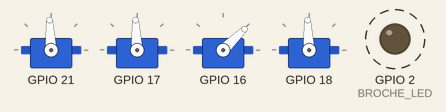
Simulated run of this sketch. Board: ESP32. Shown: 4 × servo, output pins drawn as LEDs (lit = HIGH). Dashed ring = blinking. Servo pulses on a pin are drawn as a servo (544–2400 µs = 0–180°); what the sketch prints to the serial monitor is not drawn.

Above: at 0.2 s.
Timing chart, 0 to 3.0 s (numbered marks = the images above):
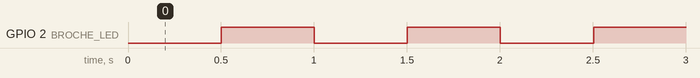

Measured:
- by itself, GPIO 2 (BROCHE_LED): alternates HIGH for 0.50 s and LOW for 0.50 s

The sketch:

esp32.ino
```cpp
// esp32/esp32.ino
// Contrôleur servo / arbitrage RC — AirHaum II
// Cible : WEMOS D1 MINI ESP32 (ESP32-WROOM-32) — remplace doc/archives/nano/nano.ino
// Carte Arduino IDE : « WEMOS D1 MINI ESP32 » (core esp32 3.x ; 2.x accepté)
//
// Décision de plateforme : doc/essais/E0.1.md (clôture du 2026-10-05).
// Protocole Pi ↔ contrôleur inchangé : doc/protocole_uart_arduino.md —
// aucune modification nécessaire côté Rust (src/drivers/controleur_servo.rs).
//
// Câblage — voir doc/interface_pi_rc_servos.md (numéros GPIO) :
//   UART0  USB             : flash + traces de débogage (115 200 bauds)
//   UART1  IO26 (RX)  ← Pi TX  (consignes, 57 600 bauds, 3,3 V direct)
//          IO19 (TX)  → Pi RX  (remontée état, 57 600 bauds, 3,3 V direct)
//   UART2  IO23 (RX)  ← récepteur RC, sortie iBUS (115 200 bauds), sans TX
//   IO21  → servo ailerons      (CH1)
//   IO17  → servo profondeur    (CH2)
//   IO16  → variateur (gaz)     (CH3)
//   IO18  → servo direction     (CH4)
//
// LED intégrée IO2 :
//   1 Hz  = aucune trame iBUS reçue
//   2 Hz  = RC perdu (plus de trame iBUS valide depuis DELAI_RC_PERDU_MS)
//   4 Hz  = RC OK

#include "RcIbus.h"

// ─── Broches ─────────────────────────────────────────────────────────────────

static const int8_t  BROCHE_PI_RX    = 26;
static const int8_t  BROCHE_PI_TX    = 19;
static const int8_t  BROCHE_IBUS_RX  = 23;
// iBUS en réception seule : -1 = aucune broche TX. Évite que le core
// rattache UART2 à sa broche TX par défaut (IO17), utilisée ici en sortie servo.
static const int8_t  BROCHE_IBUS_TX  = -1;

static const uint8_t BROCHE_AIL      = 21;
static const uint8_t BROCHE_PRO      = 17;
static const uint8_t BROCHE_GAZ      = 16;
static const uint8_t BROCHE_DIR      = 18;
static const uint8_t BROCHE_LED      = 2;

// ─── Ports série ─────────────────────────────────────────────────────────────

#define PORT_PI    Serial1
#define PORT_IBUS  Serial2
#define PORT_DEBUG Serial

// Traces lisibles sur l'USB (2 Hz) : n'interfèrent ni avec la liaison Pi
// ni avec l'iBUS, qui ont chacun leur UART. Commenter pour les retirer.
#define TRACES_USB

// ─── Protocole Pi ↔ contrôleur ───────────────────────────────────────────────

static const uint8_t  DEBUT_CONSIGNE  = 0xAA;
static const uint8_t  DEBUT_REMONTEE  = 0xBB;
static const uint8_t  TAILLE_CONSIGNE = 11;
// Remontée : 0xBB + fanions + 5 canaux×2 + gaz_applique×2 + checksum = 15 octets
static const uint8_t  TAILLE_REMONTEE = 15;

static const uint16_t US_MIN    = 1000;
static const uint16_t US_NEUTRE = 1500;
static const uint16_t US_MAX    = 2000;

static const uint32_t DELAI_CHIEN_DE_GARDE_MS = 2000UL;
static const uint32_t DELAI_RC_PERDU_MS       = 1000UL;

// Remontée à 50 Hz pour les campagnes de mesure (rejeu de E0.1) ; 10 Hz sinon.
// Avec l'iBUS, les valeurs remontées sont celles appliquées : pas de filtre.
// #define DIAGNOSTIC_REMONTEE_50HZ

#if defined(DIAGNOSTIC_REMONTEE_50HZ)
static const uint32_t PERIODE_REMONTEE_MS     =   20UL;
#else
static const uint32_t PERIODE_REMONTEE_MS     =  100UL;
#endif

// ─── Canaux RC ───────────────────────────────────────────────────────────────
// Index dans la trame de remontée (inchangés depuis le Nano) → canal iBUS.
// Canal d'arbitrage : CH7 (interrupteur SWA), comme sur le Nano. L'iBUS
// transporte jusqu'à 14 canaux, la limite de 6 voies du FS-iA6B ne vaut que
// pour ses sorties PWM. Si l'émetteur n'émet que 6 canaux, réaffecter SWA
// à CH5 ou CH6 (doc/essais/E0.1.md) et changer CANAL_IBUS_ARBITRAGE.

static const uint8_t CH_AIL        = 0;
static const uint8_t CH_PRO        = 1;
static const uint8_t CH_GAZ        = 2;
static const uint8_t CH_DIR        = 3;
static const uint8_t CH_SWA        = 4;
static const uint8_t NB_CANAUX_RC  = 5;

static const uint8_t CANAL_IBUS_ARBITRAGE = 6;   // CH7 (index iBUS 0 = CH1)
static const uint8_t CANAUX_IBUS[NB_CANAUX_RC] = {
    0,                      // CH1 ailerons
    1,                      // CH2 profondeur
    2,                      // CH3 gaz
    3,                      // CH4 direction
    CANAL_IBUS_ARBITRAGE,   // arbitrage manuel / autopilote
};

// ─── Sorties servo (LEDC, matériel) ──────────────────────────────────────────
// Impulsions générées par le périphérique LEDC : aucune gigue logicielle,
// contrairement à la lib Servo du Nano (Timer1 + interruptions).
// 50 Hz sur 16 bits → résolution 20 000 µs / 65 536 ≈ 0,3 µs.

static const uint32_t LEDC_FREQ_HZ    = 50;
static const uint8_t  LEDC_RESOLUTION = 16;
static const uint32_t LEDC_PERIODE_US = 1000000UL / LEDC_FREQ_HZ;

#if ESP_ARDUINO_VERSION_MAJOR < 3
// Core 2.x : l'API LEDC adresse un canal, pas une broche.
static uint8_t canal_ledc(uint8_t broche) {
    switch (broche) {
        case BROCHE_AIL: return 0;
        case BROCHE_PRO: return 1;
        case BROCHE_GAZ: return 2;
        default:         return 3;   // BROCHE_DIR
    }
}
#endif

static void ecrire_us(uint8_t broche, uint16_t us) {
    uint32_t rapport = ((uint32_t)us << LEDC_RESOLUTION) / LEDC_PERIODE_US;
#if ESP_ARDUINO_VERSION_MAJOR >= 3
    ledcWrite(broche, rapport);
#else
    ledcWrite(canal_ledc(broche), rapport);
#endif
}

static void attacher_sortie(uint8_t broche, uint16_t us_initial) {
#if ESP_ARDUINO_VERSION_MAJOR >= 3
    ledcAttach(broche, LEDC_FREQ_HZ, LEDC_RESOLUTION);
#else
    ledcSetup(canal_ledc(broche), LEDC_FREQ_HZ, LEDC_RESOLUTION);
    ledcAttachPin(broche, canal_ledc(broche));
#endif
    ecrire_us(broche, us_initial);
}

// ─── État ────────────────────────────────────────────────────────────────────

static uint16_t cons_ailerons   = US_NEUTRE;
static uint16_t cons_profondeur = US_NEUTRE;
static uint16_t cons_gaz        = US_MIN;
static uint16_t cons_direction  = US_NEUTRE;
static bool     arme            = false;

static uint16_t canaux_rc[NB_CANAUX_RC];

static bool     mode_manuel    = false;
static bool     rc_perdu       = false;
static bool     chien_de_garde = false;
static uint16_t gaz_applique   = US_MIN;
static bool     rc_actif       = false;   // vrai dès la première trame iBUS valide

static uint32_t ts_trame_pi = 0;
static uint32_t ts_remontee = 0;
static uint32_t ts_led      = 0;
static bool     led_etat    = false;

static uint8_t  tampon_pi[TAILLE_CONSIGNE];
static uint8_t  pos_tampon = 0;

// ─── Utilitaire ──────────────────────────────────────────────────────────────

static inline uint16_t clipper_us(uint16_t v) {
    if (v < US_MIN) return US_MIN;
    if (v > US_MAX) return US_MAX;
    return v;
}

// ─── Réception trame Pi ──────────────────────────────────────────────────────

static void traiter_trame_consigne(const uint8_t *t) {
    uint8_t checksum = 0;
    for (uint8_t i = 1; i < 10; i++) checksum ^= t[i];
    if (checksum != t[10]) return;

    cons_ailerons   = clipper_us((uint16_t)t[2] | ((uint16_t)t[3] << 8));
    cons_profondeur = clipper_us((uint16_t)t[4] | ((uint16_t)t[5] << 8));
    cons_gaz        = clipper_us((uint16_t)t[6] | ((uint16_t)t[7] << 8));
    cons_direction  = clipper_us((uint16_t)t[8] | ((uint16_t)t[9] << 8));
    arme            = (t[1] & 0x01) != 0;
    ts_trame_pi     = millis();
}

static void lire_consignes_pi() {
    while (PORT_PI.available() > 0) {
        uint8_t b = (uint8_t)PORT_PI.read();
        if (pos_tampon == 0 && b != DEBUT_CONSIGNE) continue;
        tampon_pi[pos_tampon++] = b;
        if (pos_tampon == TAILLE_CONSIGNE) {
            traiter_trame_consigne(tampon_pi);
            pos_tampon = 0;
        }
    }
}

// ─── Lecture canaux RC (iBUS) ────────────────────────────────────────────────
// Pas de filtre : l'iBUS transporte des valeurs numériques, sans le bruit de
// mesure de la capture PWM par interruption qui motivait l'EMA sur le Nano.

static void lire_rc() {
    rcibus_traiter();
    if (rcibus_pret()) {
        for (uint8_t i = 0; i < NB_CANAUX_RC; i++)
            canaux_rc[i] = clipper_us(rcibus_lire(CANAUX_IBUS[i]));
        rc_actif = true;
    }

    rc_perdu    = rc_actif && ((millis() - rcibus_ts_derniere()) > DELAI_RC_PERDU_MS);
    mode_manuel = (canaux_rc[CH_SWA] < US_NEUTRE);  // bas = manuel, haut = autopilote
}

// ─── Application des consignes ───────────────────────────────────────────────

static void appliquer_consignes() {
    chien_de_garde = (millis() - ts_trame_pi) > DELAI_CHIEN_DE_GARDE_MS;

    uint16_t ail, pro, gaz, dir;

    if (mode_manuel) {
        ail = rc_perdu ? US_NEUTRE : canaux_rc[CH_AIL];
        pro = rc_perdu ? US_NEUTRE : canaux_rc[CH_PRO];
        dir = rc_perdu ? US_NEUTRE : canaux_rc[CH_DIR];
        gaz = rc_perdu ? US_MIN    : canaux_rc[CH_GAZ];
    } else {
        ail = cons_ailerons;
        pro = cons_profondeur;
        dir = cons_direction;
        gaz = (arme && !chien_de_garde && !rc_perdu) ? cons_gaz : US_MIN;
    }

    gaz_applique = gaz;
    ecrire_us(BROCHE_AIL, ail);
    ecrire_us(BROCHE_PRO, pro);
    ecrire_us(BROCHE_DIR, dir);
    ecrire_us(BROCHE_GAZ, gaz);
}

// ─── Envoi trame remontée ────────────────────────────────────────────────────

static void envoyer_remontee() {
    if ((millis() - ts_remontee) < PERIODE_REMONTEE_MS) return;
    ts_remontee = millis();

    uint8_t fanions = 0;
    if (mode_manuel)    fanions |= 0x01;
    if (rc_perdu)       fanions |= 0x02;
    if (chien_de_garde) fanions |= 0x04;

    uint8_t t[TAILLE_REMONTEE];
    t[0] = DEBUT_REMONTEE;
    t[1] = fanions;
    for (uint8_t i = 0; i < NB_CANAUX_RC; i++) {
        t[2 + i * 2]     =  canaux_rc[i] & 0xFF;
        t[2 + i * 2 + 1] = (canaux_rc[i] >> 8) & 0xFF;
    }
    // NB_CANAUX_RC=5 → octets 2..11, gaz_applique en 12-13
    t[12] =  gaz_applique & 0xFF;
    t[13] = (gaz_applique >> 8) & 0xFF;

    uint8_t checksum = 0;
    for (uint8_t i = 1; i < 14; i++) checksum ^= t[i];
    t[14] = checksum;

    PORT_PI.write(t, TAILLE_REMONTEE);
}

// ─── LED ─────────────────────────────────────────────────────────────────────

static void battre_led() {
    uint32_t periode;
    if (!rc_actif)     periode = 500UL;
    else if (rc_perdu) periode = 250UL;
    else               periode = 125UL;

    if ((millis() - ts_led) >= periode) {
        ts_led   = millis();
        led_etat = !led_etat;
        digitalWrite(BROCHE_LED, led_etat ? HIGH : LOW);
    }
}

// ─── Traces USB ──────────────────────────────────────────────────────────────

#if defined(TRACES_USB)
static uint32_t ts_trace = 0;

static void tracer() {
    if ((millis() - ts_trace) < 500UL) return;
    ts_trace = millis();
    PORT_DEBUG.printf("rc %s%s | ail %4u pro %4u gaz %4u dir %4u arb %4u | %s | pi %s%s | gaz_app %4u | ibus_rej %lu\n",
        rc_actif ? "ok" : "--", rc_perdu ? " PERDU" : "",
        canaux_rc[CH_AIL], canaux_rc[CH_PRO], canaux_rc[CH_GAZ], canaux_rc[CH_DIR], canaux_rc[CH_SWA],
        mode_manuel ? "MANUEL" : "AUTO",
        chien_de_garde ? "muet" : "ok", arme ? " ARME" : "",
        gaz_applique, (unsigned long)rcibus_nb_rejetees());
}
#endif

// ─── Setup / Loop ────────────────────────────────────────────────────────────

void setup() {
    // Sorties en premier : gaz à zéro et surfaces au neutre le plus tôt possible.
    attacher_sortie(BROCHE_AIL, US_NEUTRE);
    attacher_sortie(BROCHE_PRO, US_NEUTRE);
    attacher_sortie(BROCHE_GAZ, US_MIN);
    attacher_sortie(BROCHE_DIR, US_NEUTRE);

    pinMode(BROCHE_LED, OUTPUT);

    PORT_DEBUG.begin(115200);
    PORT_PI.begin(57600, SERIAL_8N1, BROCHE_PI_RX, BROCHE_PI_TX);
    rcibus_init(PORT_IBUS, BROCHE_IBUS_RX, BROCHE_IBUS_TX);

    for (uint8_t i = 0; i < NB_CANAUX_RC; i++) canaux_rc[i] = US_NEUTRE;
    canaux_rc[CH_GAZ] = US_MIN;
    canaux_rc[CH_SWA] = US_MIN;   // arbitrage bas au démarrage → mode manuel par défaut

    uint32_t now = millis();
    ts_trame_pi  = now;
    ts_remontee  = now;

#if defined(TRACES_USB)
    PORT_DEBUG.println("AirHaum II — contrôleur servo ESP32 démarré");
#endif
}

void loop() {
    lire_rc();
    lire_consignes_pi();
    appliquer_consignes();
    envoyer_remontee();
    battre_led();
#if defined(TRACES_USB)
    tracer();
#endif
}
```

RcIbus.cpp
```cpp
// RcIbus.cpp — Décodage iBUS sur UART matériel (ESP32)
//
// Contrairement à la version Nano (SoftwareSerial, abandonnée), la réception
// est entièrement gérée par l'UART matériel et son tampon : aucune
// interruption logicielle, aucune interaction avec la génération des
// impulsions servo (LEDC, matériel lui aussi).

#include "RcIbus.h"

static const uint8_t  IBUS_TAILLE_TRAME = 32;
static const uint8_t  IBUS_LONGUEUR     = 0x20;
static const uint8_t  IBUS_COMMANDE     = 0x40;
static const uint32_t IBUS_BAUDS        = 115200;

static HardwareSerial *port_ibus = nullptr;

static uint8_t  tampon[IBUS_TAILLE_TRAME];
static uint8_t  pos = 0;

static uint16_t canaux[RCIBUS_NB_CANAUX];
static bool     pret          = false;
static uint32_t ts_derniere   = 0;
static uint32_t nb_rejetees   = 0;

void rcibus_init(HardwareSerial &port, int8_t broche_rx, int8_t broche_tx)
{
    port_ibus = &port;
    port_ibus->begin(IBUS_BAUDS, SERIAL_8N1, broche_rx, broche_tx);
    for (uint8_t i = 0; i < RCIBUS_NB_CANAUX; i++) canaux[i] = 0;
    pos = 0;
}

static void traiter_trame()
{
    uint16_t somme = 0xFFFF;
    for (uint8_t i = 0; i < IBUS_TAILLE_TRAME - 2; i++) somme -= tampon[i];
    uint16_t recue = (uint16_t)tampon[30] | ((uint16_t)tampon[31] << 8);
    if (somme != recue) { nb_rejetees++; return; }

    for (uint8_t i = 0; i < RCIBUS_NB_CANAUX; i++) {
        // Les 4 bits de poids fort servent aux canaux étendus (> 14) sur
        // certains récepteurs : seule la valeur sur 12 bits est retenue.
        canaux[i] = ((uint16_t)tampon[2 + i * 2] | ((uint16_t)tampon[3 + i * 2] << 8)) & 0x0FFF;
    }
    pret        = true;
    ts_derniere = millis();
}

void rcibus_traiter()
{
    if (port_ibus == nullptr) return;
    while (port_ibus->available() > 0) {
        uint8_t b = (uint8_t)port_ibus->read();
        // Resynchronisation sur l'en-tête 0x20 0x40
        if (pos == 0 && b != IBUS_LONGUEUR) continue;
        if (pos == 1 && b != IBUS_COMMANDE) { pos = (b == IBUS_LONGUEUR) ? 1 : 0; continue; }
        tampon[pos++] = b;
        if (pos == IBUS_TAILLE_TRAME) {
            traiter_trame();
            pos = 0;
        }
    }
}

uint16_t rcibus_lire(uint8_t canal)
{
    return (canal < RCIBUS_NB_CANAUX) ? canaux[canal] : 0;
}

bool rcibus_pret()            { return pret; }
uint32_t rcibus_ts_derniere() { return ts_derniere; }
uint32_t rcibus_nb_rejetees() { return nb_rejetees; }
```

RcIbus.h
```cpp
// RcIbus.h — Lecture des canaux RC au format iBUS (FlySky) sur un UART matériel
//
// Trame iBUS (récepteur → ESP32, 115 200 bauds 8N1, ~7 ms) : 32 octets
//   [0]      0x20  longueur de trame
//   [1]      0x40  commande « canaux »
//   [2..29]  14 canaux × 2 octets, petit-boutiste (1000–2000 µs)
//   [30..31] somme de contrôle = 0xFFFF − Σ octets[0..29], petit-boutiste
//
// Non bloquant : rcibus_traiter() consomme les octets disponibles à chaque
// tour de loop() ; la boucle principale lit les dernières valeurs validées.

#pragma once
#include <Arduino.h>

#define RCIBUS_NB_CANAUX  14

void     rcibus_init(HardwareSerial &port, int8_t broche_rx, int8_t broche_tx);
void     rcibus_traiter();                  // à appeler à chaque tour de loop()
uint16_t rcibus_lire(uint8_t canal);        // µs, 0 si aucune trame reçue
bool     rcibus_pret();                     // vrai dès la première trame valide
uint32_t rcibus_ts_derniere();              // millis() de la dernière trame valide
uint32_t rcibus_nb_rejetees();              // trames rejetées (somme de contrôle) — debug
```
